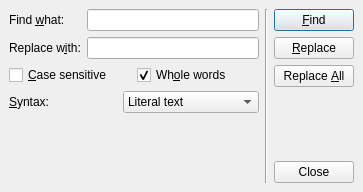
<ui version="4.0" >
 <class>FindAndReplaceDlg</class>
 <widget class="QDialog" name="FindAndReplaceDlg" >
  <property name="geometry" >
   <rect>
    <x>0</x>
    <y>0</y>
    <width>363</width>
    <height>192</height>
   </rect>
  </property>
  <property name="windowTitle" >
   <string>Find and Replace</string>
  </property>
  <layout class="QHBoxLayout" >
   <property name="margin" >
    <number>9</number>
   </property>
   <property name="spacing" >
    <number>6</number>
   </property>
   <item>
    <layout class="QVBoxLayout" >
     <property name="margin" >
      <number>0</number>
     </property>
     <property name="spacing" >
      <number>6</number>
     </property>
     <item>
      <layout class="QGridLayout" >
       <property name="margin" >
        <number>0</number>
       </property>
       <property name="spacing" >
        <number>6</number>
       </property>
       <item row="1" column="1" >
        <widget class="QLineEdit" name="replaceLineEdit" />
       </item>
       <item row="0" column="1" >
        <widget class="QLineEdit" name="findLineEdit" />
       </item>
       <item row="1" column="0" >
        <widget class="QLabel" name="label_2" >
         <property name="text" >
          <string>Replace w&amp;ith:</string>
         </property>
         <property name="buddy" >
          <cstring>replaceLineEdit</cstring>
         </property>
        </widget>
       </item>
       <item row="0" column="0" >
        <widget class="QLabel" name="label" >
         <property name="text" >
          <string>Find &amp;what:</string>
         </property>
         <property name="buddy" >
          <cstring>findLineEdit</cstring>
         </property>
        </widget>
       </item>
      </layout>
     </item>
     <item>
      <layout class="QHBoxLayout" >
       <property name="margin" >
        <number>0</number>
       </property>
       <property name="spacing" >
        <number>6</number>
       </property>
       <item>
        <widget class="QCheckBox" name="caseCheckBox" >
         <property name="text" >
          <string>&amp;Case sensitive</string>
         </property>
        </widget>
       </item>
       <item>
        <widget class="QCheckBox" name="wholeCheckBox" >
         <property name="text" >
          <string>Wh&amp;ole words</string>
         </property>
         <property name="checked" >
          <bool>true</bool>
         </property>
        </widget>
       </item>
      </layout>
     </item>
     <item>
      <layout class="QHBoxLayout" >
       <property name="margin" >
        <number>0</number>
       </property>
       <property name="spacing" >
        <number>6</number>
       </property>
       <item>
        <widget class="QLabel" name="label_3" >
         <property name="text" >
          <string>&amp;Syntax:</string>
         </property>
         <property name="buddy" >
          <cstring>syntaxComboBox</cstring>
         </property>
        </widget>
       </item>
       <item>
        <widget class="QComboBox" name="syntaxComboBox" >
         <item>
          <property name="text" >
           <string>Literal text</string>
          </property>
         </item>
         <item>
          <property name="text" >
           <string>Regular expression</string>
          </property>
         </item>
        </widget>
       </item>
      </layout>
     </item>
     <item>
      <spacer>
       <property name="orientation" >
        <enum>Qt::Vertical</enum>
       </property>
       <property name="sizeHint" >
        <size>
         <width>20</width>
         <height>40</height>
        </size>
       </property>
      </spacer>
     </item>
    </layout>
   </item>
   <item>
    <widget class="Line" name="line" >
     <property name="orientation" >
      <enum>Qt::Vertical</enum>
     </property>
    </widget>
   </item>
   <item>
    <layout class="QVBoxLayout" >
     <property name="margin" >
      <number>0</number>
     </property>
     <property name="spacing" >
      <number>6</number>
     </property>
     <item>
      <widget class="QPushButton" name="findButton" >
       <property name="text" >
        <string>&amp;Find</string>
       </property>
      </widget>
     </item>
     <item>
      <widget class="QPushButton" name="replaceButton" >
       <property name="text" >
        <string>&amp;Replace</string>
       </property>
      </widget>
     </item>
     <item>
      <widget class="QPushButton" name="replaceAllButton" >
       <property name="text" >
        <string>Replace &amp;All</string>
       </property>
      </widget>
     </item>
     <item>
      <spacer>
       <property name="orientation" >
        <enum>Qt::Vertical</enum>
       </property>
       <property name="sizeHint" >
        <size>
         <width>20</width>
         <height>16</height>
        </size>
       </property>
      </spacer>
     </item>
     <item>
      <widget class="QPushButton" name="closeButton" >
       <property name="text" >
        <string>Close</string>
       </property>
      </widget>
     </item>
    </layout>
   </item>
  </layout>
 </widget>
 <tabstops>
  <tabstop>findLineEdit</tabstop>
  <tabstop>replaceLineEdit</tabstop>
  <tabstop>caseCheckBox</tabstop>
  <tabstop>wholeCheckBox</tabstop>
  <tabstop>syntaxComboBox</tabstop>
  <tabstop>findButton</tabstop>
  <tabstop>replaceButton</tabstop>
  <tabstop>replaceAllButton</tabstop>
  <tabstop>closeButton</tabstop>
 </tabstops>
 <resources/>
 <connections>
  <connection>
   <sender>closeButton</sender>
   <signal>clicked()</signal>
   <receiver>FindAndReplaceDlg</receiver>
   <slot>reject()</slot>
   <hints>
    <hint type="sourcelabel" >
     <x>444</x>
     <y>151</y>
    </hint>
    <hint type="destinationlabel" >
     <x>466</x>
     <y>170</y>
    </hint>
   </hints>
  </connection>
 </connections>
</ui>
